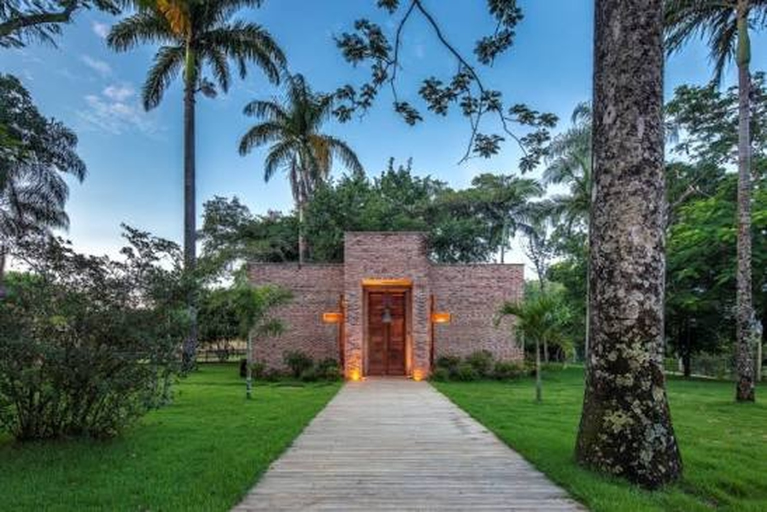
#> input picture projects/71ed3c61/foto.jpg, 1534 x 1024 px (shown at 1/2 size)
$ python -i scene_assets.py   (imports and definitions only)
#> lines starting #> are read from the running program, lines starting #| are printed output that depends on the picture
#> further down, picture is the input picture: PIL image 1534x1024 RGB; mean R, G, B 87.5, 109, 107.3
"""Elementos do ambiente tirados da própria foto: linha do chão, textura do piso e árvores recortadas.

Modelo de câmera (o mesmo do viewer): a câmera da foto está a EYE metros do chão, o horizonte fica no centro da
imagem e o campo de visão horizontal é `fov`. Com isso, um pixel abaixo do horizonte corresponde a um ponto do
chão a uma distância conhecida, e dá para "endireitar" o chão visto de cima (retificação).

    distância à frente  dz = f * EYE / (linha - altura/2)         (f = (largura/2) / tan(fov/2))
    posição lateral      X = (coluna - largura/2) * dz / f

A detecção de chão é heurística. Para fotos rurais com campo/gramado funciona bem e gera piso retificado.
Para outros tipos (urbano, praia, neve, interior) usa piso genérico (porção inferior da foto).
O contexto detectado ('rural','urban','beach','snow','mixed') vai no meta e ajusta os objetos do ambiente.
"""
import math
import os

import numpy as np
from PIL import Image

EYE = 1.6          # altura dos olhos (m). Deve bater com EYE_HEIGHT em viewer/js/terrain.js
FOV = 55.0         # campo de visão horizontal da foto (graus). Deve bater com relief.fov em state.js


def focal(pw: int, fov: float = FOV) -> float:
    return (pw / 2) / math.tan(math.radians(fov) / 2)


# ---- contexto da foto ---------------------------------------------------------------------------
# [198 lines left out: functions _hsv, _texture, sample_context, detect_ground_row, ground_info, _bilinear and 1 more, not called in this run]


def universal_floor(img: Image.Image, size: int = 512):
    """Piso genérico: pega os 35% inferiores da foto como textura de chão.

    Usado quando detect_ground_row não acha chão (fotos urbanas, praia, neve, interior, etc.).
    Devolve (imagem, largura_m, profundidade_m). Dimensões genéricas (8x8m); o viewer ladrilha em cima.
    """
#> called with size = 512
    from PIL import ImageFilter
    pw, ph = img.size
#> pw = 1534; ph = 1024
    top = int(ph * 0.65)
#> top = 665
    crop = img.convert("RGB").crop((0, top, pw, ph))
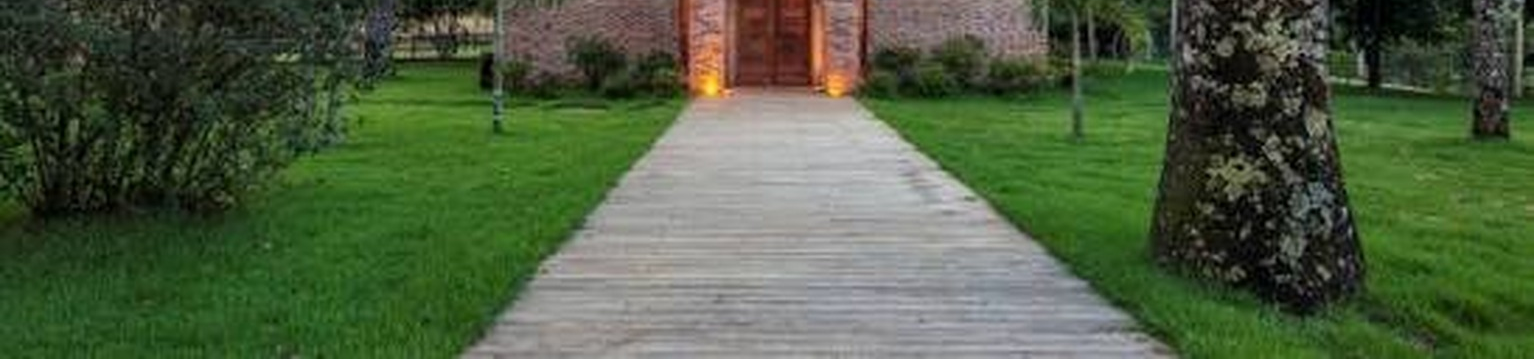
#> crop: PIL image 1534x359 RGB; mean R, G, B 77.6, 94, 64.3
    # Leve desfoque para reduzir artefatos de ladrilhamento nas bordas
    crop = crop.filter(ImageFilter.GaussianBlur(radius=1.5))
    tile = crop.resize((size, size), Image.LANCZOS)
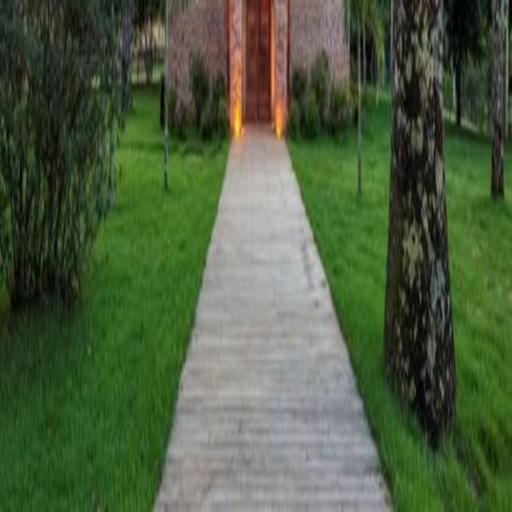
#> tile: PIL image 512x512 RGB; mean R, G, B 77.6, 93.9, 64.3
    return tile, 8.0, 8.0


# ---- árvores recortadas -------------------------------------------------------------------------
# [135 lines left out: functions _sky_mask, extract_trees, _house_blob, extract_house, not called in this run]

>>> from PIL import Image
>>> picture = Image.open('projects/71ed3c61/foto.jpg')
>>> result = universal_floor(picture)

$ run again, on projects/71ed3c61/piso.jpg
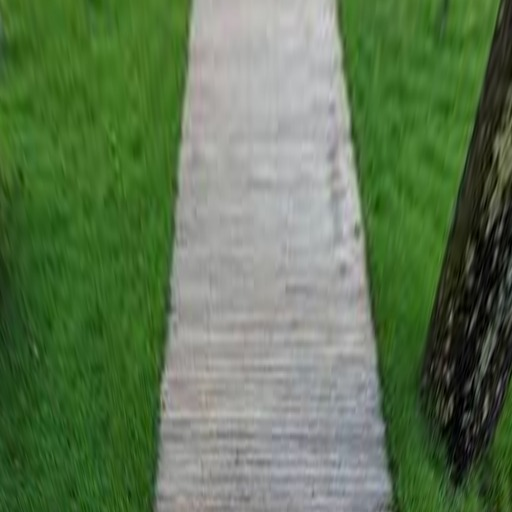
#> input picture projects/71ed3c61/piso.jpg, 512 x 512 px
#> picture is the input picture: PIL image 512x512 RGB; mean R, G, B 94.4, 118.7, 82.7
#> in universal_floor, `crop = img.convert("RGB").crop((0, top, pw, ph))`:
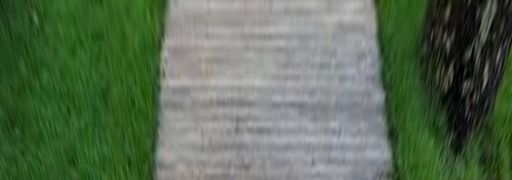
#> crop: PIL image 512x180 RGB; mean R, G, B 89.5, 108.7, 83.7
#> in universal_floor, `tile = crop.resize((size, size), Image.LANCZOS)`:
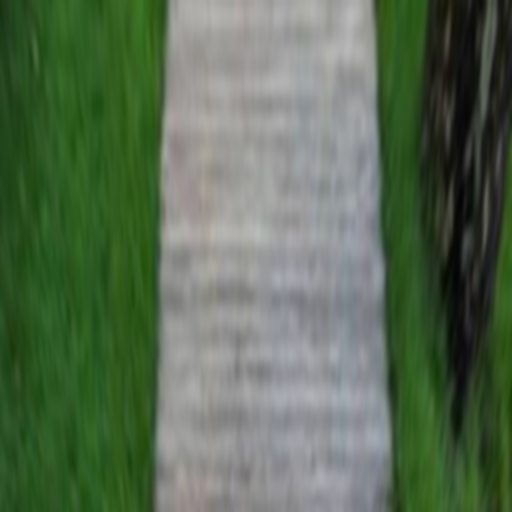
#> tile: PIL image 512x512 RGB; mean R, G, B 89.5, 108.7, 83.7
